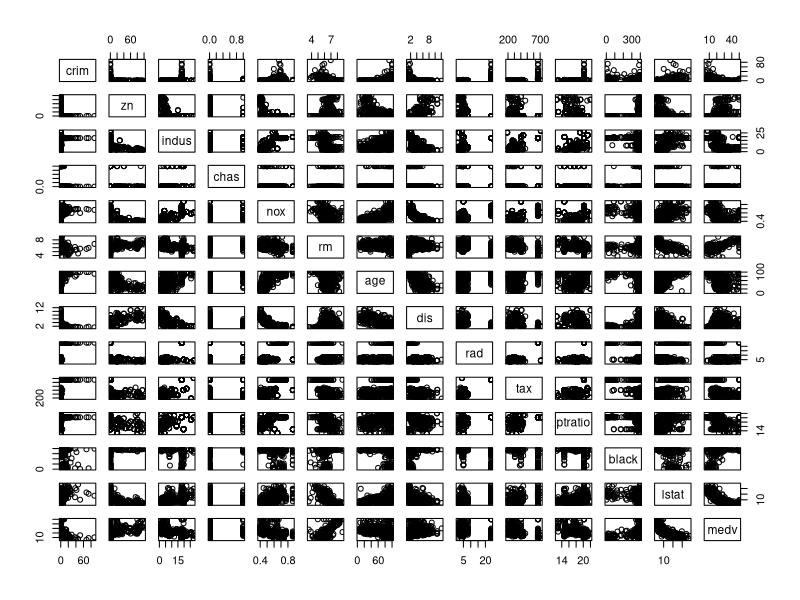
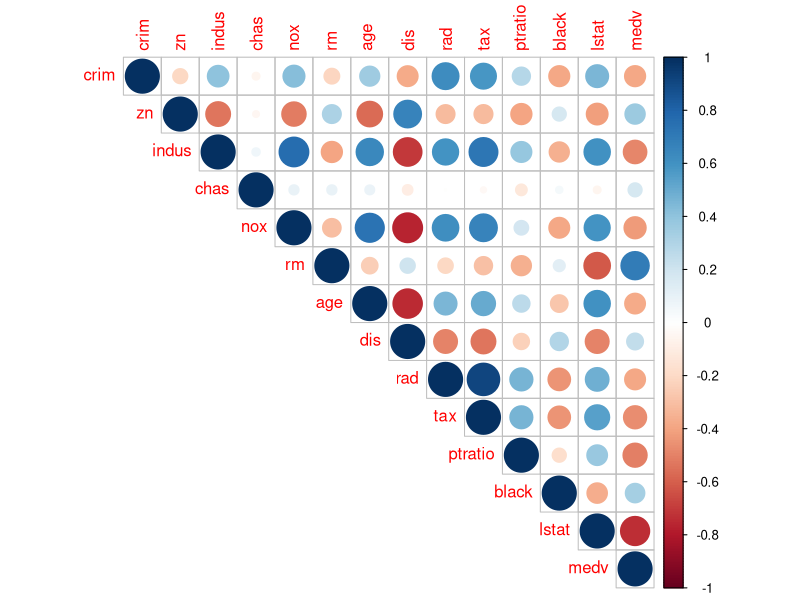
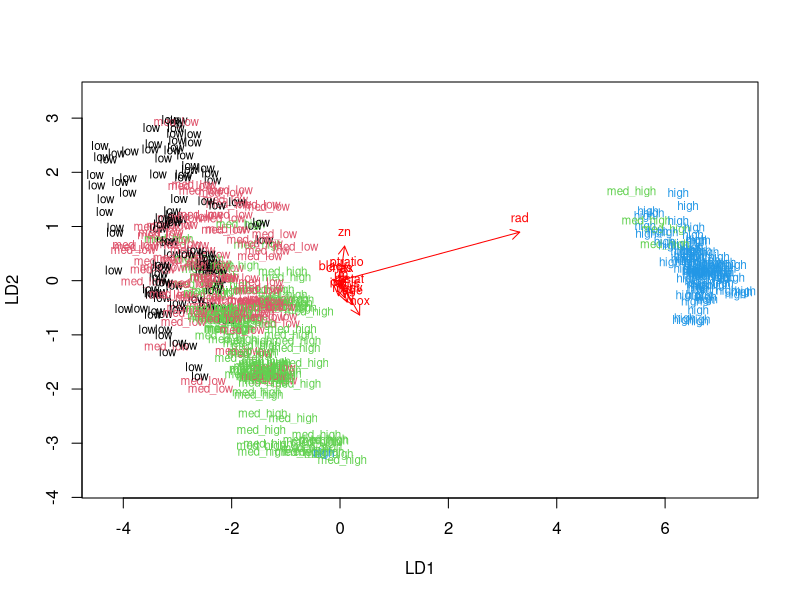

Here is the R script that generated these plots, in order:
## ---- chunk 1
knitr::opts_chunk$set(echo = TRUE)
## ---- chunk 2
library(MASS)
data("Boston")
## ---- chunk 3
str(Boston)
summary(Boston)
## ---- chunk 4
pairs(Boston)
## ---- chunk 5
library(dplyr)
library(corrplot)
cor_matrix<-cor(Boston) 

# print the correlation matrix
cor_matrix %>% round(2)

# visualize the correlation matrix
corrplot(cor_matrix, method="circle", type="upper")
## ---- chunk 6
scaled <- scale(Boston)
summary(scaled)
cor(scaled)
## ---- chunk 7

scaled <- as.data.frame(scaled)
class(scaled)
str(scaled)
scaled_crim <- scale(scaled$crim)

q <- quantile(scaled_crim)

# create a categorical variable 'crime'
crime <- cut(scaled_crim, breaks = q, include.lowest = TRUE, label = c("low", "med_low", "med_high", "high") )
table(crime)

# remove original crim from the dataset
scaled <- dplyr::select(scaled, -crim)
scaled <- data.frame(scaled, crime)



n <- nrow(scaled)
sample <- sample(n, size = n * 0.8)

train <- scaled[sample,]
test <- scaled[-sample,]
correct_classes <- test$crime
## ---- chunk 8

lda.fit <- lda(crime ~ ., data = train)

# the function for lda biplot arrows
lda.arrows <- function(x, myscale = 1, arrow_heads = 0.1, color = "red", tex = 0.75, choices = c(1,2)){
  heads <- coef(x)
  arrows(x0 = 0, y0 = 0, 
         x1 = myscale * heads[,choices[1]], 
         y1 = myscale * heads[,choices[2]], col=color, length = arrow_heads)
  text(myscale * heads[,choices], labels = row.names(heads), 
       cex = tex, col=color, pos=3)
}

# target classes as numeric
classes <- as.numeric(train$crime)


# plot the lda results
plot(lda.fit, col = classes, pch= classes, dimen = 2)
lda.arrows(lda.fit, myscale = 1)

## ---- chunk 9
test_crime <- scaled$crime
test <- dplyr::select(test, -crime)


lda.pred <- predict(lda.fit, newdata = test)

# cross tabulate the results
table(correct = correct_classes, predicted = lda.pred$class)
